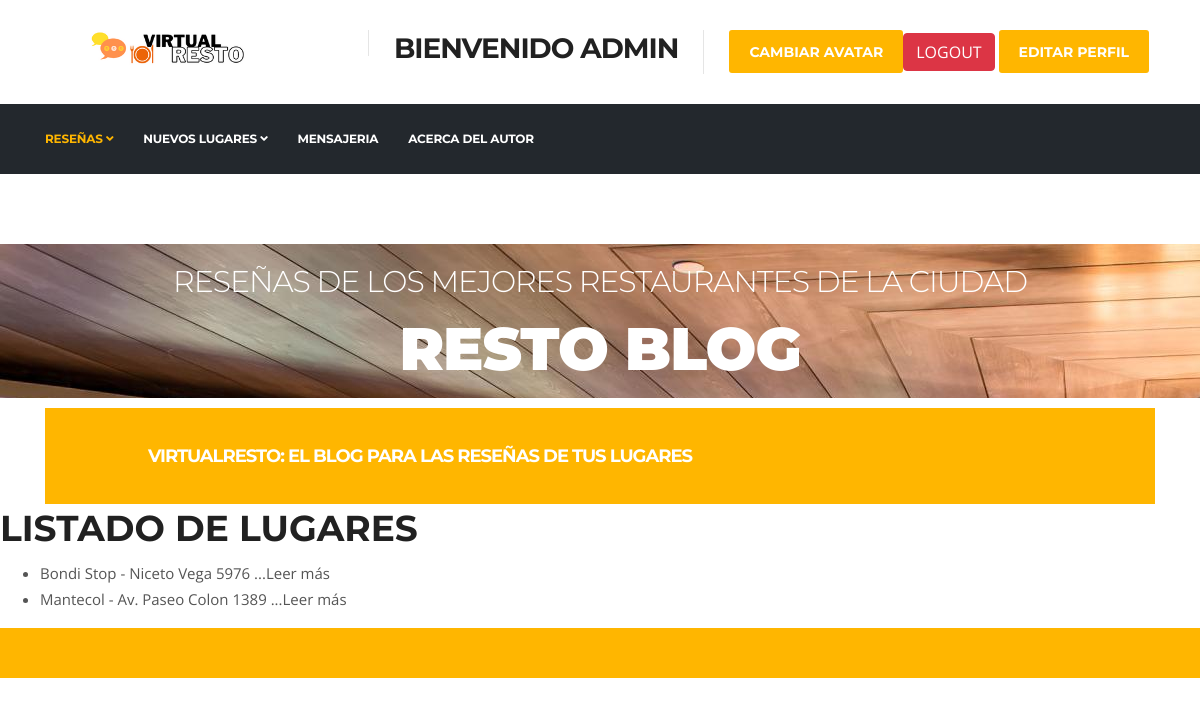
The page /placesList/ (signed in) on the database as committed earlier.
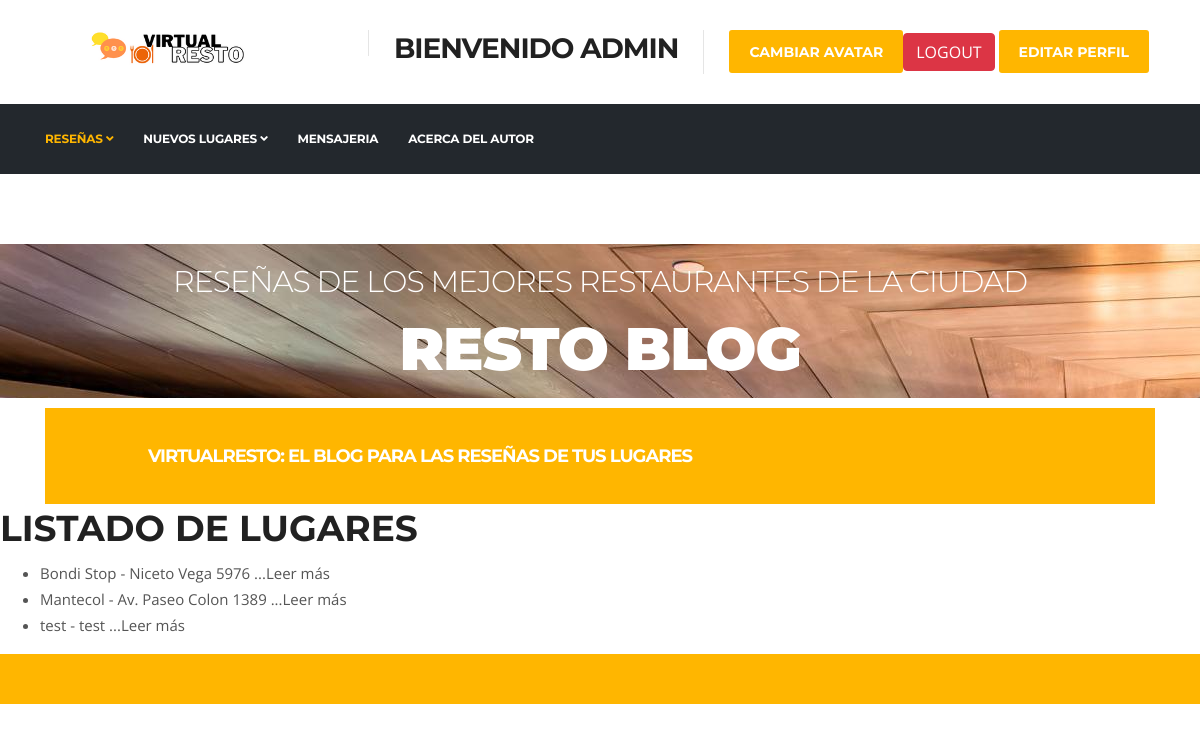
The same page on the database as committed later.
### Blogs/models.py (models this page shows, shortened)
class Nuevo_sitio (models.Model):
    nombre_locacion = models.CharField( max_length=50)
    direccion= models.CharField( max_length=50)
    comentario = RichTextField(blank=True,null=True)

### Blogs/views.py (the view)
# urls.py: path('placesList/', placesList, name="placesList"),
def placesList (request):
    places=Nuevo_sitio.objects.all()
    return render(request, "placesList.html", {"places":places})

### Blogs/templates/placesList.html
{% extends 'index.html' %}
{% load static %}
{% block container %}
<h1>LISTADO DE LUGARES</h1>
<ul>
    {% for places in places  %}
   <li> {{ places.nombre_locacion }} - {{ places.direccion}}  <a href="{% url 'placeDetails' places.id %}" >...Leer más</a> </li>
    {% endfor %}
</ul>
{% endblock  %}

Rows that differ between the two databases and show on the page:
added Nuevo_sitio: nombre_locacion "test", direccion "test"
